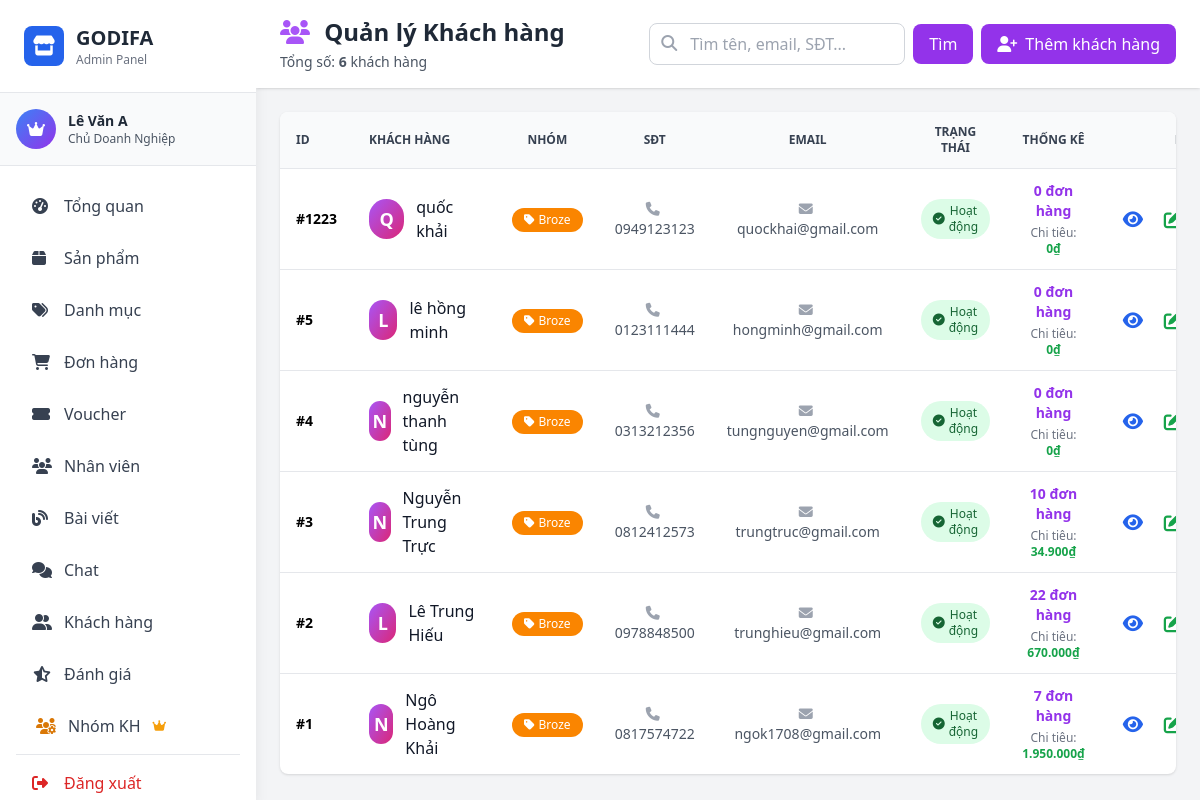
The app's page /admin/pages/customers.php (signed in) with its own data.
### tables this page shows
CREATE TABLE IF NOT EXISTS `customer` (
  `customerID` int NOT NULL AUTO_INCREMENT,
  `customerName` varchar(100) NOT NULL,
  `phone` text NOT NULL,
  `email` varchar(100) NOT NULL,
  `password` varchar(100) NOT NULL,
  `status` tinyint(1) NOT NULL DEFAULT '1' COMMENT '1=Hoạt động, 0=Đã khóa',
  `groupID` int DEFAULT NULL COMMENT 'ID nhóm khách hàng',
  `note` text DEFAULT NULL COMMENT 'Ghi chú thông tin khách hàng',
  PRIMARY KEY (`customerID`),
  UNIQUE KEY `email` (`email`),
  KEY `idx_status` (`status`),
  KEY `idx_groupID` (`groupID`)
);

CREATE TABLE IF NOT EXISTS `customer_group` (
  `groupID` int NOT NULL AUTO_INCREMENT,
  `groupName` varchar(100) NOT NULL COMMENT 'Tên nhóm',
  `description` text COMMENT 'Mô tả nhóm',
  `minSpent` decimal(10,0) DEFAULT '0' COMMENT 'Chi tiêu tối thiểu để vào nhóm',
  `maxSpent` decimal(10,0) DEFAULT NULL COMMENT 'Chi tiêu tối đa (NULL = không giới hạn)',
  `color` varchar(7) DEFAULT '#6366f1' COMMENT 'Màu sắc hiển thị (hex color)',
  `createdAt` timestamp NOT NULL DEFAULT CURRENT_TIMESTAMP,
  PRIMARY KEY (`groupID`)
);

### model/mCustomer.php (called while the page is built, shortened)
<?php
require_once __DIR__ . '/database.php';
class Customer {
    private $conn;
    public function __construct() {
        $db = new clsKetNoi();
        $this->conn = $db->moKetNoi();
    }
    public function getAllCustomers() {
        $sql = "SELECT c.*, cg.groupName, cg.color as groupColor
                FROM customer c
                LEFT JOIN customer_group cg ON c.groupID = cg.groupID
                ORDER BY c.customerID DESC";
        $result = mysqli_query($this->conn, $sql);
        $customers = [];
        while ($row = mysqli_fetch_assoc($result)) {
            $customers[] = $row;
        }
        return $customers;
    }
    public function countCustomers() {
        $sql = "SELECT COUNT(*) as total FROM customer";
        $result = mysqli_query($this->conn, $sql);
        $row = mysqli_fetch_assoc($result);
        return $row['total'];
    }
    public function getCustomerStats($customerID) {
        $sql = "SELECT
                    COUNT(o.orderID) as totalOrders,
                    COALESCE(SUM(CASE WHEN o.paymentStatus = 'Đã thanh toán' THEN o.totalAmount ELSE 0 END), 0) as totalSpent,
                    MAX(o.orderDate) as lastOrderDate
                FROM `order` o
                WHERE o.customerID = ?";
        $stmt = mysqli_prepare($this->conn, $sql);
        mysqli_stmt_bind_param($stmt, "i", $customerID);
        mysqli_stmt_execute($stmt);
        $result = mysqli_stmt_get_result($stmt);
        return mysqli_fetch_assoc($result);
    }
}
?>

### model/database.php (called while the page is built, shortened)
<?php
class Database {
    private static $instance = null;
    private $connection;
    private function __construct() {
        try {
            $this->connection = mysqli_connect(
                self::DB_HOST,
                self::DB_USER,
                self::DB_PASS,
                self::DB_NAME
            );
            mysqli_set_charset($this->connection, self::DB_CHARSET);
        } catch (Exception $e) {
            die("Database Error: " . $e->getMessage());
        }
    }
    public static function getInstance() {
        if (self::$instance === null) {
            self::$instance = new self();
        }
        return self::$instance;
    }
    public function getConnection() {
        return $this->connection;
    }
}
class clsKetNoi {
    public function moKetNoi() {
        return Database::getInstance()->getConnection();
    }
}
?>

### controller/admin/cCustomer.php (called while the page is built, shortened)
<?php
require_once __DIR__ . '/../../model/mCustomer.php';
class cCustomer {
    private $customerModel;
    public function __construct() {
        $this->customerModel = new Customer();
    }
    public function getAllCustomers() {
        return $this->customerModel->getAllCustomers();
    }
    public function getCustomerStats($customerID) {
        return $this->customerModel->getCustomerStats($customerID);
    }
    public function countCustomers() {
        return $this->customerModel->countCustomers();
    }
}
?>

### admin/middleware/auth.php (called while the page is built, shortened)
<?php
function hasPermission($permission) {
    global $rolePermissions;
    $userRole = $_SESSION['role_id'] ?? 0;
    if ($userRole == ROLE_OWNER) {
        return true;
    }
    return in_array($permission, $rolePermissions[$userRole]);
}
?>

### admin/pages/customers.php (the view, shortened to what this page needs)
<?php
require_once __DIR__ . '/../middleware/auth.php';
require_once __DIR__ . '/../../controller/admin/cCustomer.php';
require_once __DIR__ . '/../../model/mCustomer.php';
$customerController = new cCustomer();
$searchKeyword = isset($_GET['search']) ? trim($_GET['search']) : '';
if ($searchKeyword) {
    $customers = $customerController->searchCustomers($searchKeyword);
} else {
    $customers = $customerController->getAllCustomers();
}
$totalCustomers = $customerController->countCustomers();
include __DIR__ . '/../includes/header.php';
?>
<div class="flex h-screen bg-gray-100">
    <?php include __DIR__ . '/../includes/sidebar.php'; ?>
    <div class="flex-1 overflow-y-auto ml-64">
        <div class="bg-white shadow sticky top-0 z-10">
            <div class="px-4 md:px-6 py-4 flex flex-wrap justify-between items-center gap-4">
                <div>
                    <h1 class="text-xl md:text-2xl font-bold text-gray-800">
                        <i class="fas fa-users text-purple-500 mr-2"></i>
                        Quản lý Khách hàng
                    </h1>
                    <p class="text-sm text-gray-600 mt-1">
                        Tổng số: <strong><?php echo $totalCustomers; ?></strong> khách hàng
                    </p>
                </div>
                <div class="flex items-center space-x-2">
                    <form method="GET" class="flex items-center">
                        <div class="relative">
                            <input type="text" name="search" value="<?php echo htmlspecialchars($searchKeyword); ?>"
                                   placeholder="Tìm tên, email, SĐT..."
                                   class="pl-10 pr-4 py-2 border border-gray-300 rounded-lg focus:outline-none focus:ring-2 focus:ring-purple-500 w-64">
                            <i class="fas fa-search absolute left-3 top-3 text-gray-400"></i>
                        </div>
                        <button type="submit" class="ml-2 px-4 py-2 bg-purple-600 text-white rounded-lg hover:bg-purple-700">
                            Tìm
                        </button>
                    </form>
                    <?php if (hasPermission('manage_customers')): ?>
                    <button onclick="openAddModal()"
                            class="px-4 py-2 bg-purple-600 text-white rounded-lg hover:bg-purple-700 transition-colors flex items-center">
                        <i class="fas fa-user-plus mr-2"></i>
                        Thêm khách hàng
                    </button>
                    <?php endif; ?>
                </div>
            </div>
        </div>
        <div class="p-4 md:p-6">
            <div class="bg-white rounded-lg shadow overflow-hidden">
                <div class="overflow-x-auto">
                    <table class="w-full">
                        <thead class="bg-gray-50 border-b">
                            <tr>
                                <th class="px-4 py-3 text-left text-xs font-semibold text-gray-700 uppercase">ID</th>
                                <th class="px-4 py-3 text-left text-xs font-semibold text-gray-700 uppercase">Khách hàng</th>
                                <th class="px-4 py-3 text-center text-xs font-semibold text-gray-700 uppercase">Nhóm</th>
                                <th class="px-4 py-3 text-center text-xs font-semibold text-gray-700 uppercase">SĐT</th>
                                <th class="px-4 py-3 text-center text-xs font-semibold text-gray-700 uppercase">Email</th>
                                <th class="px-4 py-3 text-center text-xs font-semibold text-gray-700 uppercase">Trạng thái</th>
                                <th class="px-4 py-3 text-center text-xs font-semibold text-gray-700 uppercase">Thống kê</th>
                                <th class="px-4 py-3 text-center text-xs font-semibold text-gray-700 uppercase">Hành động</th>
                            </tr>
                        </thead>
                        <tbody class="divide-y divide-gray-200">
                            <?php if (empty($customers)): ?>
                            <tr>
                                <td colspan="8" class="px-4 py-8 text-center text-gray-500">
                                    <i class="fas fa-users text-4xl mb-2 text-gray-300"></i>
                                    <p>Không tìm thấy khách hàng nào</p>
                                </td>
                            </tr>
                            <?php else: ?>
                                <?php foreach ($customers as $customer): ?>
                                <?php
                                $customerID = $customer['customerID'] ?? 0;
                                $customerName = $customer['customerName'] ?? 'N/A';
                                $phone = $customer['phone'] ?? '';
                                $email = $customer['email'] ?? '';
                                $status = $customer['status'] ?? 1;
                                $groupName = $customer['groupName'] ?? 'Khách hàng thường';
                                $groupColor = $customer['groupColor'] ?? '#9ca3af';
                                $stats = $customerController->getCustomerStats($customerID);
                                $totalOrders = $stats['totalOrders'] ?? 0;
                                $totalSpent = $stats['totalSpent'] ?? 0;
                                ?>
                                <tr class="hover:bg-gray-50">
                                    <td class="px-4 py-3 text-sm font-semibold">#<?php echo $customerID; ?></td>
                                    <td class="px-4 py-3">
                                        <div class="flex items-center">
                                            <div class="w-10 h-10 bg-gradient-to-br from-purple-500 to-pink-600 rounded-full flex items-center justify-center mr-3">
                                                <span class="text-white font-bold text-lg">
                                                    <?php echo strtoupper(substr($customerName, 0, 1)); ?>
                                                </span>
                                            </div>
                                            <div>
                                                <div class="font-medium text-gray-900"><?php echo htmlspecialchars($customerName); ?></div>
                                            </div>
                                        </div>
                                    </td>
                                    <td class="px-4 py-3 text-center">
                                        <span class="inline-flex items-center px-3 py-1 rounded-full text-xs font-medium text-white"
                                              style="background-color: <?php echo $groupColor; ?>">
                                            <i class="fas fa-tag mr-1"></i>
                                            <?php echo htmlspecialchars($groupName); ?>
                                        </span>
                                    </td>
                                    <td class="px-4 py-3 text-center text-sm text-gray-600">
                                        <i class="fas fa-phone mr-1 text-gray-400"></i>
                                        <?php echo htmlspecialchars($phone); ?>
                                    </td>
                                    <td class="px-4 py-3 text-center text-sm text-gray-600">
                                        <i class="fas fa-envelope mr-1 text-gray-400"></i>
                                        <?php echo htmlspecialchars($email); ?>
                                    </td>
                                    <td class="px-4 py-3 text-center">
                                        <?php if ($status == 1): ?>
                                            <span class="inline-flex items-center px-3 py-1 rounded-full text-xs font-medium bg-green-100 text-green-800">
                                                <i class="fas fa-check-circle mr-1"></i>
                                                Hoạt động
                                            </span>
                                        <?php endif; ?>
                                    </td>
                                    <td class="px-4 py-3 text-center">
                                        <div class="text-sm">
                                            <div class="font-semibold text-purple-600">
                                                <?php echo $totalOrders; ?> đơn hàng
                                            </div>
                                            <div class="text-xs text-gray-500 mt-1">
                                                Chi tiêu: <strong class="text-green-600"><?php echo number_format($totalSpent, 0, ',', '.'); ?>₫</strong>
                                            </div>
                                        </div>
                                    </td>
                                    <td class="px-4 py-3 text-center">
                                        <div class="flex justify-center items-center space-x-2">
                                            <button onclick='viewCustomerDetail(<?php echo $customerID; ?>)'
                                                    class="text-blue-600 hover:text-blue-800 w-8 h-8 flex items-center justify-center" title="Xem chi tiết">
                                                <i class="fas fa-eye text-lg"></i>
                                            </button>
                                            <?php if (hasPermission('manage_customers')): ?>
                                            <button onclick='openEditModal(<?php echo json_encode($customer, JSON_HEX_APOS); ?>)'
                                                    class="text-green-600 hover:text-green-800 w-8 h-8 flex items-center justify-center" title="Sửa">
                                                <i class="fas fa-edit text-lg"></i>
                                            </button>
                                            <?php endif; ?>
                                        </div>
                                    </td>
                                        </div>
                                </tr>
                                <?php endforeach; ?>
                            <?php endif; ?>
<?php include __DIR__ . '/../includes/footer.php'; ?>

### admin/pages/customers.php (style rules this page uses)
table { width: 100%; border-collapse: collapse; }
table th, table td { word-wrap: break-word; overflow-wrap: break-word; vertical-align: middle; }
table td button { padding: 0.25rem; transition: all 0.2s ease; }

### records on screen
customer: customerID "1223", customerName "Q", customerName "quốc khải", groupID.groupName "Broze", phone "0949123123", email "quockhai@gmail.com", status 1 (drawn), totalOrders "0", totalSpent "0"
customer: customerID "5", customerName "L", customerName "lê hồng minh", groupID.groupName "Broze", phone "0123111444", email "hongminh@gmail.com", status 1 (drawn), totalOrders "0", totalSpent "0"
customer: customerID "4", customerName "N", customerName "nguyễn thanh tùng", groupID.groupName "Broze", phone "0313212356", email "tungnguyen@gmail.com", status 1 (drawn), totalOrders "0", totalSpent "0"
customer: customerID "3", customerName "N", customerName "Nguyễn Trung Trực", groupID.groupName "Broze", phone "0812412573", email "trungtruc@gmail.com", status 1 (drawn), totalOrders "10", totalSpent "34.900"
customer: customerID "2", customerName "L", customerName "Lê Trung Hiếu", groupID.groupName "Broze", phone "0978848500", email "trunghieu@gmail.com", status 1 (drawn), totalOrders "22", totalSpent "670.000"
customer: customerID "1", customerName "N", customerName "Ngô Hoàng Khải", groupID.groupName "Broze", phone "0817574722", email "ngok1708@gmail.com", status 1 (drawn), totalOrders "7", totalSpent "1.950.000"

### other values on screen
$_SESSION['user_name'] "Lê Văn A"
getRoleName($_SESSION['role_id']) "Chủ Doanh Nghiệp"
$totalCustomers "6"
